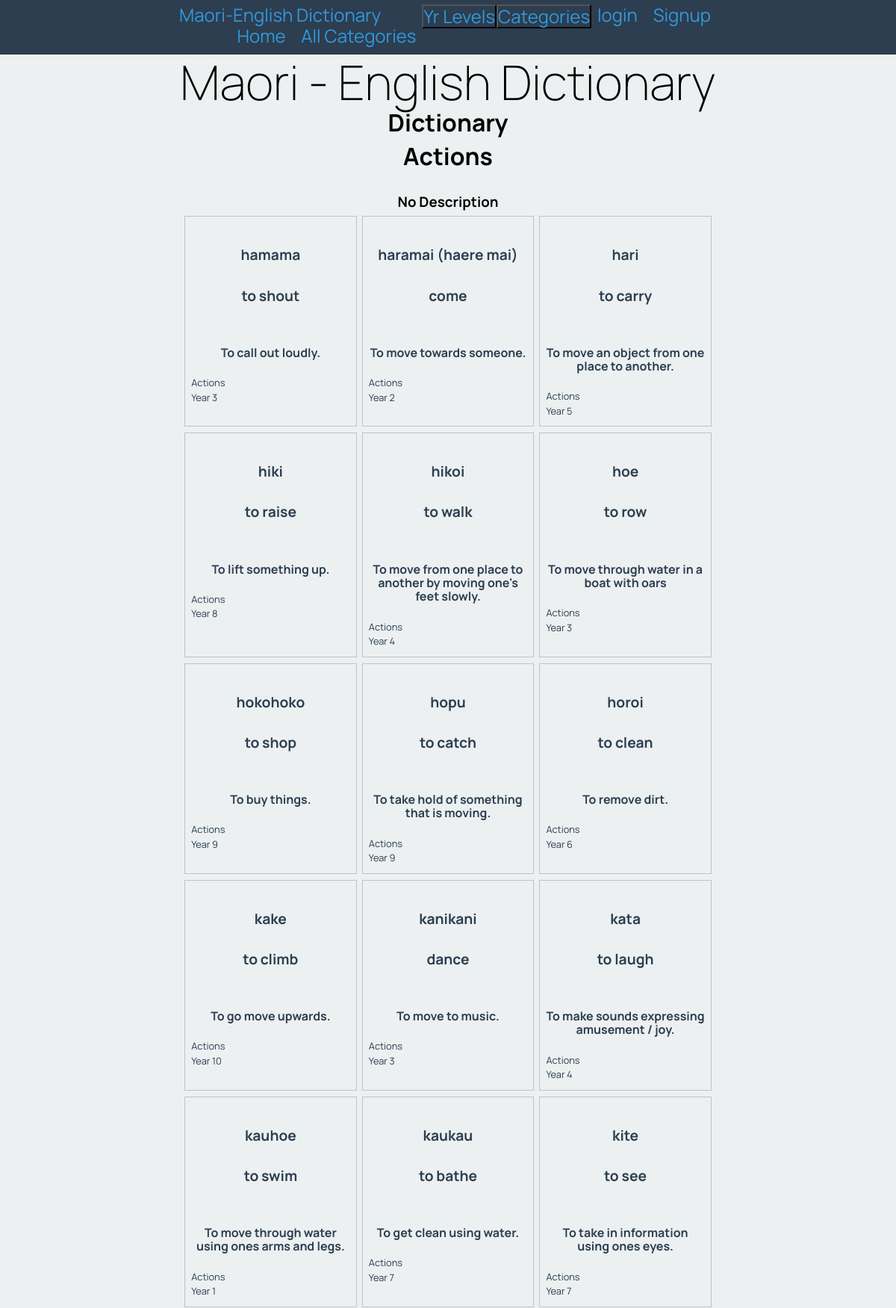
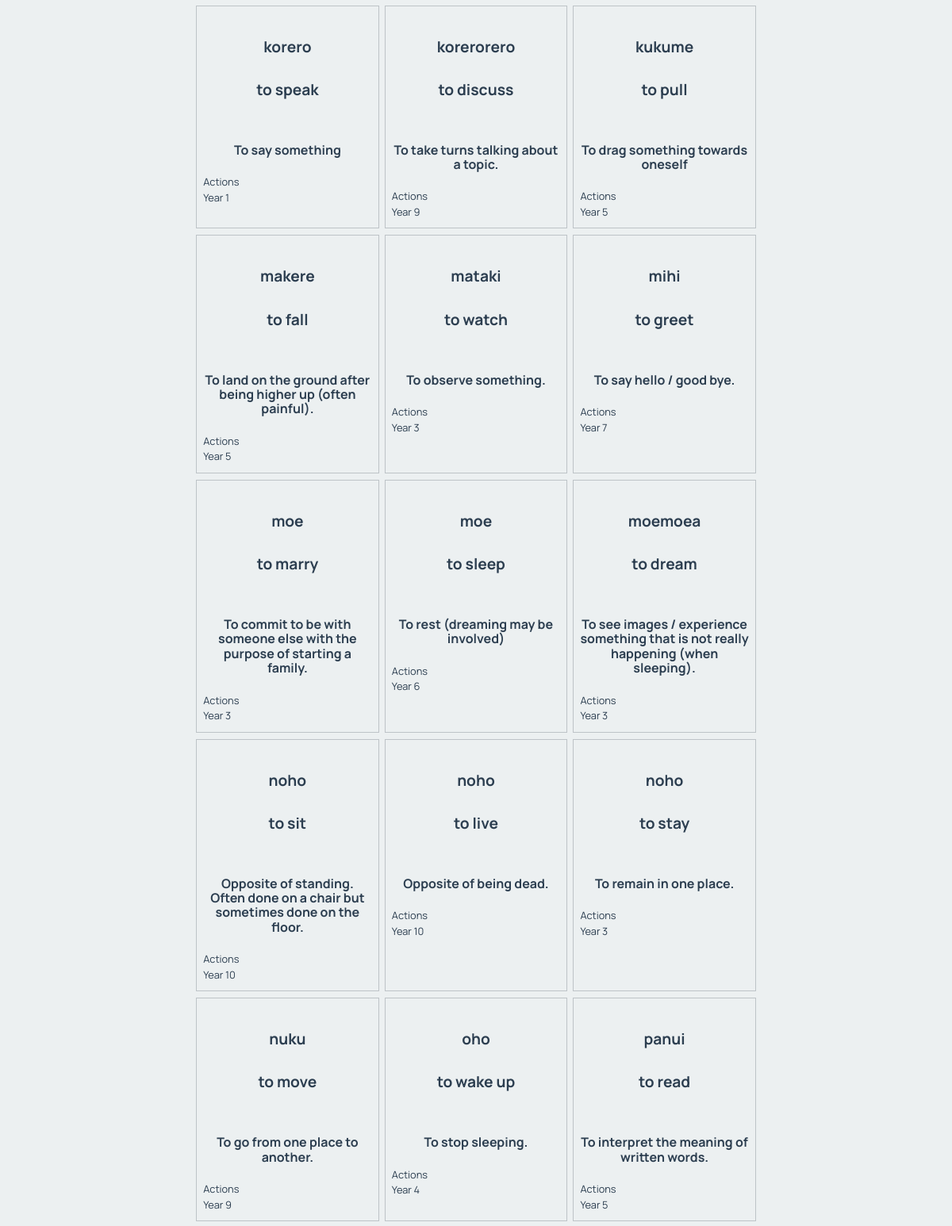
Page /dictionary/1 (upper part) on the committed database (2 pictures, top to bottom).
### tables this page shows
CREATE TABLE categories
(
    id          integer
        constraint categories_pk
            primary key autoincrement,
    title       varchar(30),
    description varchar(150)
, type char(10));

CREATE TABLE words
(
    id         integer
        constraint words_pk
            primary key autoincrement,
    eng_word   varchar(30),
    category   integer
        constraint words_categories_id_fk
            references categories,
    definition varchar(150),
    level      integer
        constraint english_words_categories_id_fk_2
            references categories,
    mri_word   varchar(30)
);

### app.py (the view)
@app.route('/dictionary/<cat_id>')
def render_dictionary_page(cat_id):
    cat_id = cat_id.strip("<")
    cat_id = cat_id.strip(">")
    con = create_connection(DATABASE)
    cur = con.cursor()
    if cat_id == "":
        query = "SELECT mri_word, eng_word, definition, category, level FROM words"
        cur.execute(query, )
        word_list = cur.fetchall()
        cat_info = [("All Categories", "The whole undivided dictionary",)]
    else:
        query = "SELECT mri_word, eng_word, definition, category, level FROM words WHERE category =? OR level = ?"
        cur.execute(query, (cat_id, cat_id,))
        word_list = cur.fetchall()
        query = "SELECT title, description FROM categories WHERE id =? "
        cur.execute(query, (cat_id,))
        cat_info = cur.fetchall()
    for i in range(len(word_list)):
        query = "SELECT title FROM categories WHERE id =? "
        cur.execute(query, (word_list[i][3], ))
        word_list[i] = word_list[i] + (cur.fetchall()[0])
        cur.execute(query, (word_list[i][4], ))
        word_list[i] = word_list[i] + (cur.fetchall()[0])
    con.close()
    print(word_list)
    print(cat_info)
    return render_template('dictionary.html', cat_list=render_cat_lev_menus('C'), lev_list=render_cat_lev_menus('L'), word_list=word_list, logged_in=is_logged_in(), cat_info=cat_info)

### app.py (called while the page is built)
def create_connection(db_file: object) -> object:
    try:
        connection = sqlite3.connect(db_file)
        return connection
    except Error as e:
        print(e)
    return None

def is_logged_in():
    if session.get("email") is None:
       print("Not logged in")
       return False
    else:
       print("Logged in")
       return True

def render_cat_lev_menus(catlev):
    con = create_connection(DATABASE)
    query = "SELECT id, title FROM categories WHERE type=?"
    cur = con.cursor()
    cur.execute(query, (catlev))
    cat_list = cur.fetchall()
    con.close()
    return cat_list

### Templates/dictionary.html
{% extends 'base.html' %}
{% block pageheading %}
Dictionary
{% endblock %}
{% block main %}
<div class = title>
    <h2>{{ cat_info[0][0] }}</h2>
    <h3>{{ cat_info[0][1] }}</h3>
</div>
    <div class ="words">
        {% for word in word_list %}
        <div class="word-box">
            <div class = "word-box-heading">
                <h3>{{ word[0] }}</h3>
                <h3>{{ word[1] }}</h3>
            </div>
            <div class= 'word-box-subheading'>
                <h4>{{ word[2] }}</h4>
            </div>
            <div class="word-box-info">
                <p> {{ word[5] }} </p>
                <p> {{ word[6] }} </p>
            </div>
        </div>
        {% endfor %}
    </div>
{% endblock %}

### Templates/base.html (shortened to what this page needs)
<!DOCTYPE html>
<html>
<head>
    <link rel="stylesheet" href="https://cdnjs.cloudflare.com/ajax/libs/normalize/8.0.1/normalize.css"/>
    <link href="{{ url_for('static', filename='maori_dictionary.css') }}" rel="stylesheet">
</head>
<body>
<nav>
    <div class="container">
        <div class="navbar-brand">Maori-English Dictionary</div>
        <div class="navbar-links">
            {% if logged_in %}
            <a href="/logout">logout</a>
            <a href="/admin">admin</a>
            {% else %}
            <a href="/login">login </a>
            <a href="/signup">Signup</a>
            {% endif %}
        </div>
        <div class="dropdown-cat">
            <button class="dropbtn-cat">Categories</button>
        </div>
        <div class="dropdown-lev">
            <button class="dropbtn-lev">Yr Levels</button>
        </div>
        <div class="navbar-links">
            <a href="/">Home</a>
            <a href="/dictionary/<>">All Categories</a>
        </div>
    </div>
</nav>
<div class="container">
    <header>
        <h1>Maori - English Dictionary</h1>
        <h2>{% block pageheading %}{% endblock %}</h2>
    </header>
    <main>
        {% block main %}
        {% endblock %}
    </main>
</div>
</body>
</html>

### Static/maori_dictionary.css (style rules this page uses)
* { font-family: 'Manrope', sans-serif; padding: 0; margin: 0; box-sizing: border-box; }
body { background-color: rgba(236, 240, 241, 1.0); }
.container { width: 60vw; margin: auto; }
.container::after { content: ""; clear: both; display: table; }
h1 { text-align: center; font-weight: 200; font-size: 4rem; margin: 0; }
h2 { font-size: 2rem; text-align: center; margin: 0 0 0.5rem 0; }
nav { background-color: rgba(44, 62, 80, 1.0); text-align: center; font-size: 1.5rem; padding-top: 0.4rem; padding-bottom: 0.7rem; color: rgba(52, 152, 219, 1.0); }
.navbar-brand { display: inline; float: left; }
.navbar-links { display: inline; float: right; }
nav a { padding: 0 0.5rem; font-size: 1.5rem; }
a, a:visited { color: rgba(52, 152, 219, 1.0); text-decoration: none; }
.words { display: flex; flex-wrap: wrap; justify-content: space-evenly; }
.word-box { width: 32%; border: 1px solid rgba(189, 195, 199, 1.0); color: rgba(44, 62, 80, 1.0); margin-bottom: 0.5rem; }
.word-box-heading { padding: 0.5rem; }
.word-box-subheading { padding: 0.5rem; }
.word-box-info { padding: 0.5rem; }
.word-box h3 { font-size: 1.2rem; text-align: center; }
.word-box p { font-size: 0.8rem; margin-bottom: 0.3rem; }
h3,h4 { text-align: center; margin: 2rem 0 0.5rem 0; }
.dropbtn-cat { background-color: rgba(44, 62, 80, 1.0); text-align: center; font-size: 1.5rem; color: rgba(52, 152, 219, 1.0); }
.dropbtn-lev { background-color: rgba(44, 62, 80, 1.0); text-align: center; font-size: 1.5rem; color: rgba(52, 152, 219, 1.0); }
.dropdown-cat { display: inline; float: right; }
.dropdown-lev { display: inline; float: right; }

### rows in the picture
categories: title "Actions", description "No Description", title "Actions" "Actions" "Actions" "Actions" "Actions" "Actions" "Actions" "Actions" "Actions" "Actions" "Actions" "Actions" "Actions" "Actions" "Actions" "Actions" "Actions" "Actions" "Actions" "Actions" "Actions" "Actions" "Actions" "Actions" "Actions" "Actions" "Actions" "Actions" "Actions" "Actions"
words: mri_word "hamama", eng_word "to shout", definition "To call out loudly."
categories: title "Year 3" "Year 3" "Year 3" "Year 3" "Year 3" "Year 3" "Year 3"
words: mri_word "haramai (haere mai)", eng_word "come", definition "To move towards someone."
categories: title "Year 2"
words: mri_word "hari", eng_word "to carry", definition "To move an object from one place to another."
categories: title "Year 5" "Year 5" "Year 5" "Year 5"
words: mri_word "hiki", eng_word "to raise", definition "To lift something up."
categories: title "Year 8"
words: mri_word "hikoi", eng_word "to walk", definition "To move from one place to another by moving one's feet slowly."
categories: title "Year 4" "Year 4" "Year 4"
words: mri_word "hoe", eng_word "to row", definition "To move through water in a boat with oars"
words: mri_word "hokohoko", eng_word "to shop", definition "To buy things."
categories: title "Year 9" "Year 9" "Year 9" "Year 9"
words: mri_word "hopu", eng_word "to catch", definition "To take hold of something that is moving."
words: mri_word "horoi", eng_word "to clean", definition "To remove dirt."
categories: title "Year 6" "Year 6"
words: mri_word "kake", eng_word "to climb", definition "To go move upwards."
categories: title "Year 10" "Year 10" "Year 10"
words: mri_word "kanikani", eng_word "dance", definition "To move to music."
words: mri_word "kata", eng_word "to laugh", definition "To make sounds expressing amusement / joy."
words: mri_word "kauhoe", eng_word "to swim", definition "To move through water using ones arms and legs."
categories: title "Year 1" "Year 1"
words: mri_word "kaukau", eng_word "to bathe", definition "To get clean using water."
categories: title "Year 7" "Year 7" "Year 7"
words: mri_word "kite", eng_word "to see", definition "To take in information using ones eyes."
words: mri_word "korero", eng_word "to speak", definition "To say something"
words: mri_word "korerorero", eng_word "to discuss", definition "To take turns talking about a topic."
words: mri_word "kukume", eng_word "to pull", definition "To drag something towards oneself"
words: mri_word "makere", eng_word "to fall", definition "To land on the ground after being higher up (often painful)."
words: mri_word "mataki", eng_word "to watch", definition "To observe something."
words: mri_word "mihi", eng_word "to greet", definition "To say hello / good bye."
words: mri_word "moe", eng_word "to marry", definition "To commit to be with someone else with the purpose of starting a family."
words: mri_word "moe", eng_word "to sleep", definition "To rest (dreaming may be involved)"
words: mri_word "moemoea", eng_word "to dream", definition "To see images / experience something that is not really happening (when sleeping)."
words: mri_word "noho", eng_word "to sit", definition "Opposite of standing. Often done on a chair but sometimes done on the floor."
words: mri_word "noho", eng_word "to live", definition "Opposite of being dead."
words: mri_word "noho", eng_word "to stay", definition "To remain in one place."
words: mri_word "nuku", eng_word "to move", definition "To go from one place to another."
words: mri_word "oho", eng_word "to wake up", definition "To stop sleeping."
words: mri_word "panui", eng_word "to read", definition "To interpret the meaning of written words."
